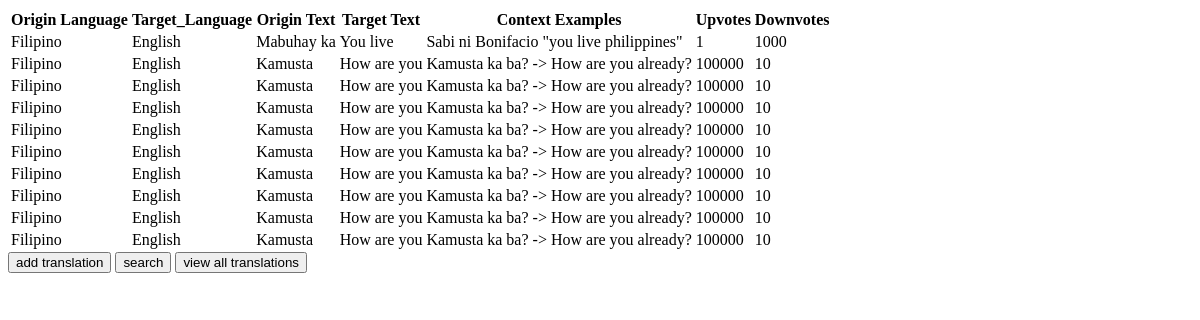
/translation/, run on an earlier commit of the app's database.
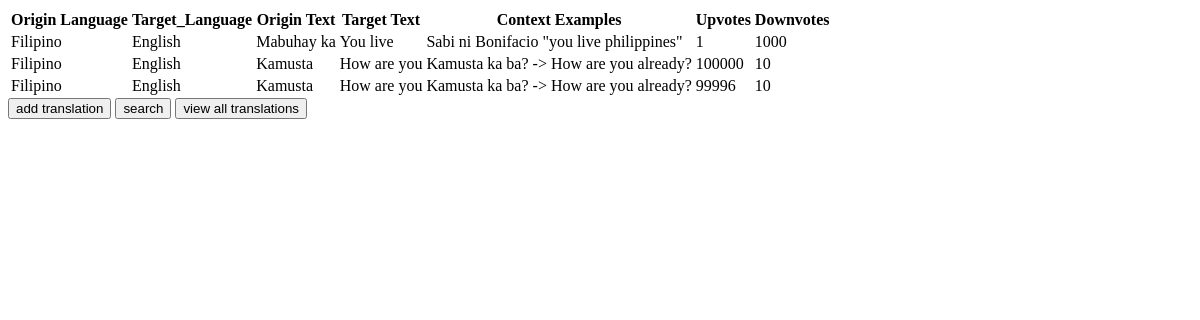
And on a later commit of the database.
### translation/models.py (models this page shows)
class Translation(models.Model):
	origin_language = models. CharField(max_length = 250, default='Filipino')
	target_language = models. CharField(max_length = 250, default='English')
	origin_text = models. CharField(max_length = 250, default='Kamusta')
	target_text = models. CharField(max_length = 250, default='How are you')
	context_examples = models. CharField(max_length = 500, default='Kamusta ka ba? -> How are you already?')
	upvotes = models.IntegerField(default=100000)
	downvotes = models.IntegerField(default=10)

### translation/views.py (the view)
# urls.py: path('translation/', TranslationListView.as_view(), name = 'translation-list'),
class TranslationListView(ListView):
    template_name = 'translation/translation_list.html'
    queryset = Translation.objects.all()

### translation/templates/translation/translation_list.html
{% extends 'base.html' %}
{% block content %}
<table>
  <tr>
    <th>Origin Language</th>
    <th>Target_Language</th>
    <th>Origin Text</th>
    <th>Target Text</th>
    <th>Context Examples</th>
    <th>Upvotes</th>
    <th>Downvotes</th>
  </tr>
{% for instance in object_list %}
  <tr>
      <td> {{ instance.origin_language }} </td>
      <td> {{ instance.target_language }} </td>
      <td> {{ instance.origin_text }} </td>
      <td> {{ instance.target_text }} </td>
      <td> {{ instance.context_examples }} </td>
      <td> {{ instance.upvotes }} </td>
      <td> {{ instance.downvotes }} </td>
  </tr>
{% endfor %}
</table>
{% endblock %}

### templates/base.html (shortened to what this page needs)
<!DOCTYPE html>
<html>
<head>
</head>
<body>
     <main>
          {% block content %}
          {% endblock %}
          <input type="button" value="add translation" onclick="window.location.href='http://localhost:8000/translation/add/'"/>
          <input type="button" value="search" onclick="window.location.href='http://localhost:8000/translation_search/'"/>
          <input type="button" value="view all translations" onclick="window.location.href='http://localhost:8000/translation/'"/>
     </main>
</body>
</html>

What changed in the data, as far as the page shows it:
removed Translation: origin_language "Filipino", target_language "English", origin_text "Kamusta", target_text "How are you", context_examples "Kamusta ka ba? -> How are you already?", upvotes "100000", downvotes "10"
removed Translation: origin_language "Filipino", target_language "English", origin_text "Kamusta", target_text "How are you", context_examples "Kamusta ka ba? -> How are you already?", upvotes "100000", downvotes "10"
removed Translation: origin_language "Filipino", target_language "English", origin_text "Kamusta", target_text "How are you", context_examples "Kamusta ka ba? -> How are you already?", upvotes "100000", downvotes "10"
removed Translation: origin_language "Filipino", target_language "English", origin_text "Kamusta", target_text "How are you", context_examples "Kamusta ka ba? -> How are you already?", upvotes "100000", downvotes "10"
removed Translation: origin_language "Filipino", target_language "English", origin_text "Kamusta", target_text "How are you", context_examples "Kamusta ka ba? -> How are you already?", upvotes "100000", downvotes "10"
removed Translation: origin_language "Filipino", target_language "English", origin_text "Kamusta", target_text "How are you", context_examples "Kamusta ka ba? -> How are you already?", upvotes "100000", downvotes "10"
removed Translation: origin_language "Filipino", target_language "English", origin_text "Kamusta", target_text "How are you", context_examples "Kamusta ka ba? -> How are you already?", upvotes "100000", downvotes "10"
removed Translation: origin_language "Filipino", target_language "English", origin_text "Kamusta", target_text "How are you", context_examples "Kamusta ka ba? -> How are you already?", upvotes "100000", downvotes "10"
added Translation: origin_language "Filipino", target_language "English", origin_text "Kamusta", target_text "How are you", context_examples "Kamusta ka ba? -> How are you already?", upvotes "99996", downvotes "10"
